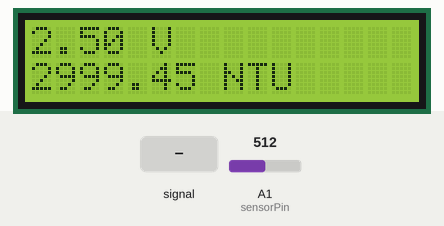
Simulated run of this sketch. Board: Arduino Uno, built with avr-gcc and run on an emulated ATmega328P. Shown: 16×2 character LCD. The inputs (shaded band) are chosen by the test bench; at power-on: A1 (sensorPin) = 512.

Above: at 1.2 s.
1.3 s: A1 (sensorPin) set to 1023
At 2.4 s:
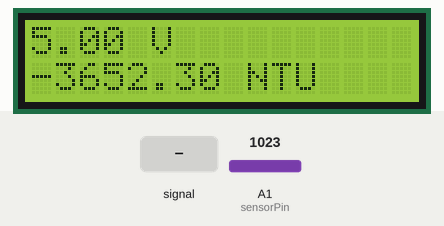
4.3 s: A1 (sensorPin) set to 900
At 5.6 s:
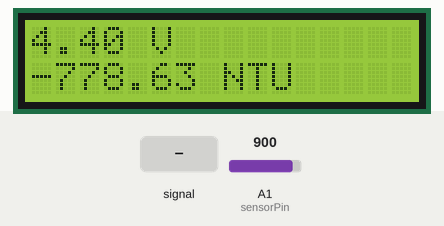
5.9 s: A1 (sensorPin) set to 790
At 6.8 s:
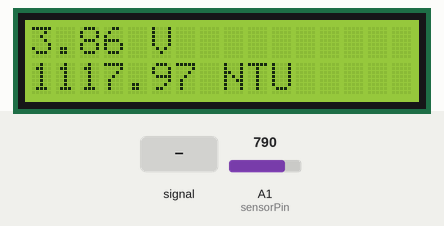
7.6 s: A1 (sensorPin) set to 1023
At 8.2 s:
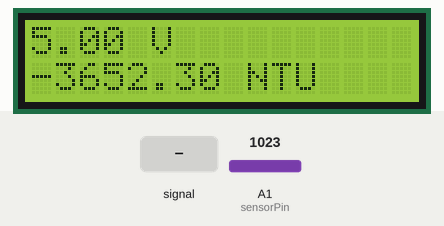
10.6 s: A1 (sensorPin) set to 511
At 11.6 s:
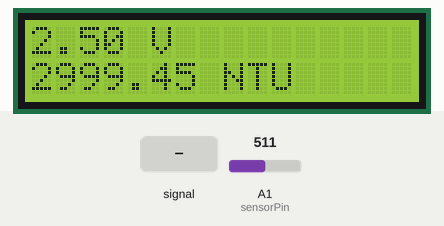
12.2 s: A1 (sensorPin) fed a 200 Hz sine of ±255 counts around its level
At 12.4 s:
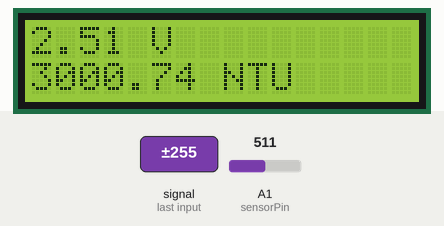
Timing chart, 0 to 14.8 s (numbered marks = the images above; inputs shaded):
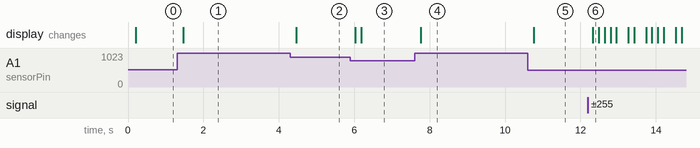

The sketch:

ECsensor.ino
```cpp
#include <Wire.h>
#include <LiquidCrystal_I2C.h>

LiquidCrystal_I2C lcd(0x27, 16, 2);

int sensorPin = A1; // กำหนดพินที่เชื่อมต่อกับเซนเซอร์
float volt;         // ตัวแปรเก็บค่าแรงดันไฟฟ้า (Voltage)
float ntu;          // ตัวแปรเก็บค่า NTU (ค่าความขุ่น)

void setup() {
  Serial.begin(9600);  // เริ่มการสื่อสารผ่าน Serial Monitor
  lcd.begin();         // เริ่มการทำงานของ LCD
  lcd.backlight();     // เปิดไฟพื้นหลังของ LCD
}

void loop() {
  volt = 0; // รีเซ็ตค่าแรงดันไฟฟ้า

  // อ่านค่าแรงดันจากเซนเซอร์ 800 ครั้งและหาค่าเฉลี่ย
  for (int i = 0; i < 800; i++) {
    // แปลงค่า analog เป็นแรงดันไฟฟ้า (0-5V)
    volt += (analogRead(sensorPin) / 1023.0) * 5.0;
  }
  volt /= 800.0;                       // หาค่าเฉลี่ยของแรงดัน
  volt = roundf(volt * 100) / 100.0;   // ปัดค่าแรงดันเป็นทศนิยม 2 ตำแหน่ง

  // คำนวณค่า NTU ตามสูตรที่กำหนด
  if (volt < 2.5) {
    ntu = 3000; // กรณีแรงดันต่ำกว่า 2.5V ให้ค่า NTU เป็น 3000
  } else {
    // ใช้สมการเพื่อคำนวณค่า NTU จากแรงดัน
    ntu = -1120.4 * (volt * volt) + 5742.3 * volt - 4353.8;
  }

  // แสดงผลแรงดันไฟฟ้าและค่า NTU บน LCD
  lcd.clear();               // ล้างหน้าจอ LCD
  lcd.setCursor(0, 0);       // กำหนดตำแหน่งเริ่มต้นที่แถวแรก
  lcd.print(volt);           // แสดงค่าแรงดัน
  lcd.print(" V");

  lcd.setCursor(0, 1);       // กำหนดตำแหน่งที่แถวที่สอง
  lcd.print(ntu);            // แสดงค่า NTU
  lcd.print(" NTU");

  delay(10);                 // หน่วงเวลา 10 ms ก่อนวนลูปใหม่
}
```

Measured:
- after the input at 1.3 s, the display: changes after 0.17 s (image 1)
- after the input at 4.3 s, the display: changes after 0.17 s (image 2)
- after the input at 5.9 s, the display: first changes after 0.13 s (image 3 shows a later state)
- after the input at 7.6 s, the display: changes after 0.16 s (image 4)
- after the input at 10.6 s, the display: changes after 0.16 s (image 5)
- after the input at 12.2 s, the display: changes after 0.13 s (image 6)
